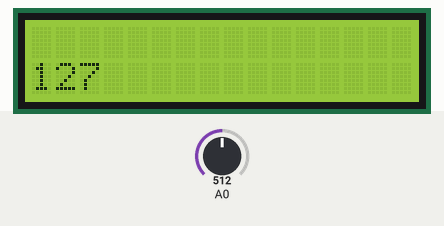
Bench run of a sketch on a simulated Arduino Uno, built with avr-gcc and run on an emulated ATmega328P. On the bench: 16×2 character LCD. The test bench sets the inputs (shaded band); at power-on: A0 = 512. What the sketch prints to the serial monitor is not drawn.

Above: at 1.2 s.
1.3 s: A0 set to 716
At 1.9 s:
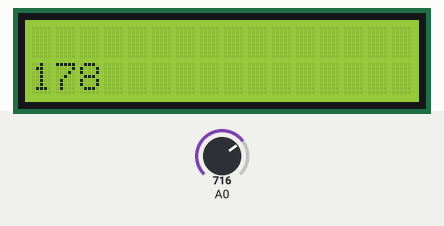
3.0 s: A0 set to 900
At 3.4 s:
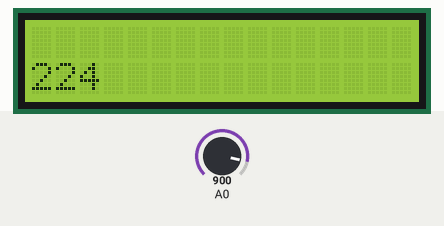
4.5 s: A0 set to 1023
At 4.9 s:
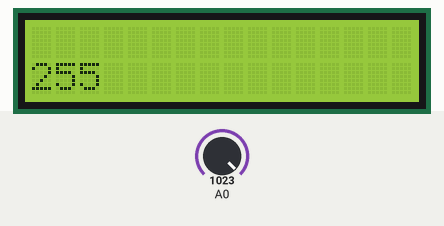
Timing chart, 0 to 7.5 s (numbered marks = the images above; inputs shaded):
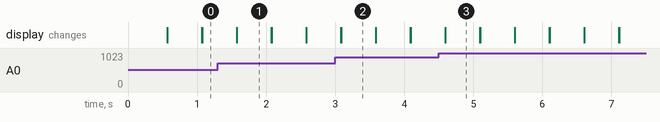

Measured:
- after the input at 1.3 s, the display: first differs from a run without the input after 0.27 s (image 1)
- after the input at 3.0 s, the display: first differs from a run without the input after 0.08 s (image 2)
- after the input at 4.5 s, the display: first differs from a run without the input after 0.09 s (image 3)
- what the display in image 1 shows lasts 0.5 s, from 1.6 s to 2.1 s

The sketch:

0918_02_TextLCD_CdS_print.ino
```cpp
#include <LiquidCrystal.h>

LiquidCrystal lcd(12, 11, 5, 4, 3, 2);

void setup() {
  // put your setup code here, to run once:
  pinMode(A0, INPUT);
  Serial.begin(9600);
  lcd.begin(16, 2); // 16by2라 col 16, row 2
  lcd.print("Hello world"); // 위치지정을 안하고 찍으면 그냥 위에 찍힘
}

void loop() {
  // put your main code here, to run repeatedly:
  int cds = analogRead(A0);
  cds = map(cds, 0, 1023, 0, 255); // 어두우면 값 작아짐
  Serial.println(cds);

  lcd.setCursor(0,1); // 위치 - 2번째줄 처음부터 찍겠다
  lcd.print(cds);

  delay(500);
  lcd.clear();
}

// 포텐쇼미터 값? CdS값 두번째 줄에 띄우기
```
